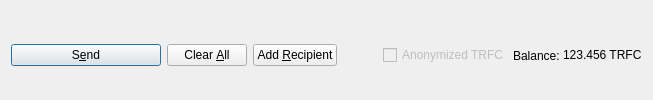
         <widget class="QFrame" name="frame_Send">
          <layout class="QHBoxLayout" name="horizontalLayout">
           <property name="bottomMargin">
            <number>0</number>
           </property>
           <item>
            <widget class="QPushButton" name="sendButton">
             <property name="minimumSize">
              <size>
               <width>150</width>
               <height>0</height>
              </size>
             </property>
             <property name="toolTip">
              <string>Confirm the send action</string>
             </property>
             <property name="text">
              <string>S&amp;end</string>
             </property>
             <property name="icon">
              <iconset resource="../traficoin.qrc">
               <normaloff>:/icons/send</normaloff>:/icons/send</iconset>
             </property>
             <property name="autoDefault">
              <bool>false</bool>
             </property>
             <property name="default">
              <bool>true</bool>
             </property>
            </widget>
           </item>
           <item>
            <widget class="QPushButton" name="clearButton">
             <property name="sizePolicy">
              <sizepolicy hsizetype="Minimum" vsizetype="Fixed">
               <horstretch>0</horstretch>
               <verstretch>0</verstretch>
              </sizepolicy>
             </property>
             <property name="toolTip">
              <string>Clear all fields of the form.</string>
             </property>
             <property name="text">
              <string>Clear &amp;All</string>
             </property>
             <property name="icon">
              <iconset resource="../traficoin.qrc">
               <normaloff>:/icons/remove</normaloff>:/icons/remove</iconset>
             </property>
             <property name="autoDefault">
              <bool>false</bool>
             </property>
            </widget>
           </item>
           <item>
            <widget class="QPushButton" name="addButton">
             <property name="toolTip">
              <string>Send to multiple recipients at once</string>
             </property>
             <property name="text">
              <string>Add &amp;Recipient</string>
             </property>
             <property name="icon">
              <iconset resource="../traficoin.qrc">
               <normaloff>:/icons/add</normaloff>:/icons/add</iconset>
             </property>
             <property name="autoDefault">
              <bool>false</bool>
             </property>
            </widget>
           </item>
           <item>
            <spacer name="horizontalSpacer">
             <property name="orientation">
              <enum>Qt::Horizontal</enum>
             </property>
             <property name="sizeHint" stdset="0">
              <size>
               <width>40</width>
               <height>20</height>
              </size>
             </property>
            </spacer>
           </item>
           <item>
            <layout class="QHBoxLayout" name="horizontalLayout_2">
             <property name="spacing">
              <number>3</number>
             </property>
             <item>
              <widget class="QCheckBox" name="checkzTRFC">
               <property name="enabled">
                <bool>false</bool>
               </property>
               <property name="text">
                <string>Anonymized TRFC</string>
               </property>
              </widget>
             </item>
             <item>
              <widget class="QLabel" name="label">
               <property name="text">
                <string>Balance:</string>
               </property>
              </widget>
             </item>
             <item>
              <widget class="QLabel" name="labelBalance">
               <property name="sizePolicy">
                <sizepolicy hsizetype="Preferred" vsizetype="Fixed">
                 <horstretch>0</horstretch>
                 <verstretch>0</verstretch>
                </sizepolicy>
               </property>
               <property name="cursor">
                <cursorShape>IBeamCursor</cursorShape>
               </property>
               <property name="text">
                <string notr="true">123.456 TRFC</string>
               </property>
               <property name="textInteractionFlags">
                <set>Qt::LinksAccessibleByMouse|Qt::TextSelectableByKeyboard|Qt::TextSelectableByMouse</set>
               </property>
              </widget>
             </item>
            </layout>
           </item>
          </layout>
         </widget>
